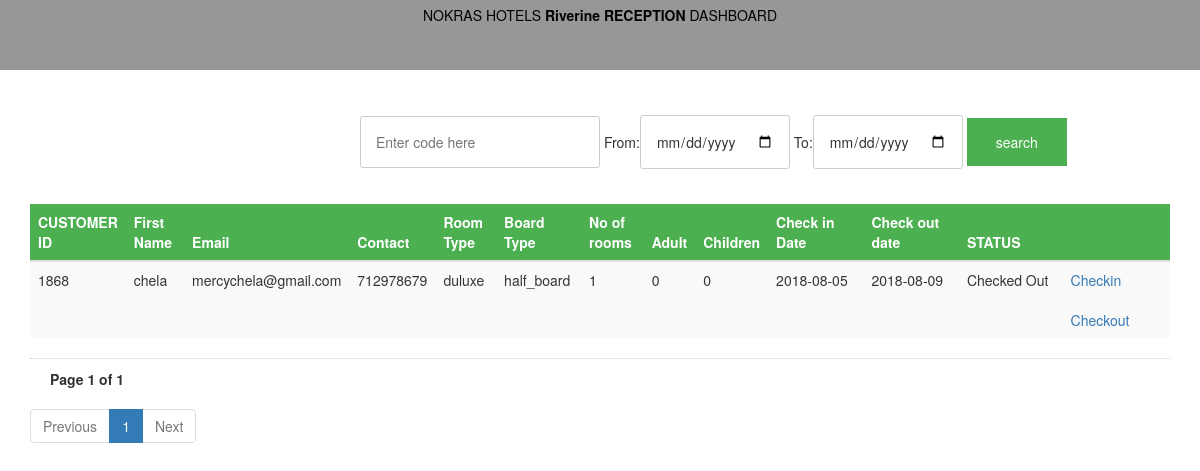
The page /receptionviewbookiesriverine.php on the database its author committed.
### tables this page shows
CREATE TABLE `reservations` (
  `customer_id` int(255) NOT NULL,
  `branch` varchar(255) NOT NULL,
  `firstname` varchar(255) NOT NULL,
  `lastname` varchar(255) NOT NULL,
  `email` varchar(255) NOT NULL,
  `contact` int(255) NOT NULL,
  `roomtype` varchar(255) NOT NULL,
  `boardtype` varchar(255) NOT NULL,
  `no_rooms` varchar(255) NOT NULL,
  `adult` int(10) NOT NULL,
  `children` int(10) NOT NULL,
  `datein` date NOT NULL,
  `dateout` date NOT NULL,
  `status` varchar(255) NOT NULL DEFAULT 'not confirmed'
);

### receptionviewbookiesriverine.php (the view, shortened to what this page needs)
<!DOCTYPE html>
<html>
  <head>
    <link href="https://stackpath.bootstrapcdn.com/font-awesome/4.7.0/css/font-awesome.min.css" rel="stylesheet">
    <link rel="stylesheet" href="animate.css">
    <link rel="stylesheet" href="viewadmin.css">
    <link rel="stylesheet" href="mastercss/bootstrap.min.css">
    <center>
    <div id="navbar">
  NOKRAS HOTELS <strong>Riverine RECEPTION</strong> DASHBOARD
  </div>
  </center>
  </head>
  <body>
    <br><br>
    <form class="" action="receptionsearchviewriverine.php" method="post">
    <input type="text" name="search" value="" placeholder="Enter code here">
                      From:<input type="date" name="startdate" value="" placeholder="Enter startprice">
                      To:<input type="date" name="enddate" value="" placeholder="Enter endprice">
                      <input type="submit" name="submit" value="search">
    </form>
    <br>
    <div style="width:95%; margin:10px auto;">
    <table class="table table-striped  ">
    <thead>
    <tr>
    <th style='width:50px;background-color: #4CAF50;'>CUSTOMER ID</th>
    <th style='width:150px;background-color: #4CAF50;'>First Name</th>
    <th style='width:150px;background-color: #4CAF50;'>Email</th>
    <th style='width:50px;background-color: #4CAF50;'>Contact</th>
    <th style='width:150px;background-color: #4CAF50;'>Room Type</th>
      <th style='width:150px;background-color: #4CAF50;'>Board Type</th>
    <th style='width:150px;background-color: #4CAF50;'>No of rooms</th>
    <th style='width:50px;background-color: #4CAF50;'>Adult</th>
    <th style='width:50px;background-color: #4CAF50;'>Children</th>
    <th style='width:950px;background-color: #4CAF50;'>Check in Date</th>
    <th style='width:950px;background-color: #4CAF50;'>Check out date</th>
    <th style='width:850px;background-color: #4CAF50;'>STATUS</th>
    <th style='width:850px;background-color: #4CAF50;'></th>
    </tr>
    </thead>
    <tbody>
    <?php
    include('conn.php');
    if (isset($_GET['page_no']) && $_GET['page_no']!="") {
    	$page_no = $_GET['page_no'];
    	} else {
    		$page_no = 1;
            }
    	$total_records_per_page =3;
        $offset = ($page_no-1) * $total_records_per_page;
    	$previous_page = $page_no - 1;
    	$next_page = $page_no + 1;
    	$result_count = mysqli_query($conn,"SELECT COUNT(*) As total_records FROM `reservations`");
    	$total_records = mysqli_fetch_array($result_count);
    	$total_records = $total_records['total_records'];
        $total_no_of_pages = ceil($total_records / $total_records_per_page);
        $result = mysqli_query($conn,"SELECT * FROM `reservations` WHERE branch='riverine' LIMIT $offset, $total_records_per_page");
        while($row = mysqli_fetch_array($result)){
    		echo "<tr>
    			  <td>".$row["customer_id"]."</td>
    	 		  <td>".$row['firstname']."</td>
              <td>".$row['email']."</td>
              <td>".$row['contact']."</td>
              <td>".$row['roomtype']."</td>
                <td>".$row['boardtype']."</td>
              <td>".$row['no_rooms']."</td>
              <td>".$row['adult']."</td>
              <td>".$row['children']."</td>
              <td>".$row['datein']."</td>
              <td>".$row['dateout']."</td>
              <td>".$row['status']."</td>
              <td><a style='background-color:color: #4CAF50;' href='checkin.php?customer_id=".$row['customer_id']." '>Checkin</a> </br></br>
               <a href='checkout.php?customer_id=".$row['customer_id']."'>Checkout</a>
              </td>
    		   	  </tr>";
            }
        ?>
    </tbody>
    </table>
    <div style='padding: 10px 20px 0px; border-top: dotted 1px #CCC;'>
    <strong>Page <?php echo $page_no." of ".$total_no_of_pages; ?></strong>
    </div>
    <ul class="pagination">
    	<li <?php if($page_no <= 1){ echo "class='disabled'"; } ?>>
    	<a <?php if($page_no > 1){ echo "href='?page_no=$previous_page'"; } ?>>Previous</a>
    	</li>
        <?php
    	if ($total_no_of_pages <= 10){
    		for ($counter = 1; $counter <= $total_no_of_pages; $counter++){
    			if ($counter == $page_no) {
    		   echo "<li class='active'><a>$counter</a></li>";
    				}else{
               echo "<li><a href='?page_no=$counter'>$counter</a></li>";
    				}
            }
    	}
    ?>
    	<li <?php if($page_no >= $total_no_of_pages){ echo "class='disabled'"; } ?>>
    	<a <?php if($page_no < $total_no_of_pages) { echo "href='?page_no=$next_page'"; } ?>>Next</a>
    	</li>
    </ul>
    </div>
  </body>
</html>

### viewadmin.css (style rules this page uses)
* { margin: 0; padding: 0; }
body { background-color: #eee; padding-top: 70px; }
#navbar { width: 100%; height: 70px; background-color:#959798; color: #030303; position: fixed; top: 0px; padding-top: 5PX; float: left; }
table { border-collapse: collapse; width: 100%; }
th, td { text-align: left; padding: 8px; }
th { background-color: #4CAF50; color: white; }

### receptionviewbookiesriverine.php (style rules this page uses)
input[type=text] { width: 20%; top:30px; margin-left: 30%; padding: 15px; border: 1px solid #ccc; border-radius: 3px; }
input[type=date] { top:30px; padding: 15px; border: 1px solid #ccc; border-radius: 3px; }
input[type=submit] { width:100px; margin-left: 5%; height:auto; background-color: #4CAF50; color: white; padding: 14px 20px; margin: 8px 0; border: none; cursor: pointer; }

### rows shown on the page
reservations: customer_id "1868", firstname "chela", email "mercychela@gmail.com", contact "712978679", roomtype "duluxe", boardtype "half_board", no_rooms "1", adult "0", children "0", datein "2018-08-05", dateout "2018-08-09", status "Checked Out"

### other values the page prints
$page_no "1"
$total_no_of_pages "1"
